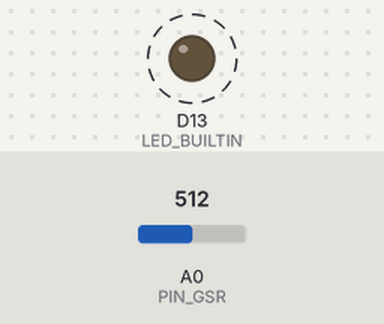
The sketch below on a simulated Arduino Zero (SAMD21). Parts: output pins drawn as LEDs (lit = HIGH). Dashed ring = blinking. The inputs (shaded band) are chosen by the test bench; at power-on: A0 (PIN_GSR) = 512 (analog values on the 0–1023 scale). What the sketch prints to the serial monitor is not drawn.

Above: at 0.5 s.
Timing chart, 0 to 4.6 s (numbered marks = the images above):
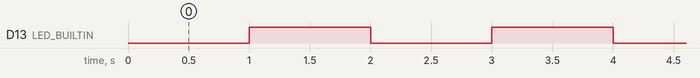

Measured:
- by itself, D13 (LED_BUILTIN): alternates HIGH for 1.0 s and LOW for 1.0 s

The sketch:

gsr_reader.ino
```cpp
const int PIN_GSR = A0;
const unsigned long SAMPLE_INTERVAL_MS = 100;
const unsigned long BLINK_INTERVAL_MS = 1000;

unsigned long lastSampleAt = 0;
unsigned long lastBlinkAt = 0;
bool ledState = false;

void setup() {
  pinMode(LED_BUILTIN, OUTPUT);

  Serial.begin(115200);
  unsigned long waitStart = millis();
  while (!Serial && millis() - waitStart < 3000) { ; }

  analogReadResolution(12);
  pinMode(PIN_GSR, INPUT);

}

void loop() {
  unsigned long now = millis();

  if (now - lastBlinkAt >= BLINK_INTERVAL_MS) {
    lastBlinkAt = now;
    ledState = !ledState;
    digitalWrite(LED_BUILTIN, ledState ? HIGH : LOW);
  }

  if (now - lastSampleAt < SAMPLE_INTERVAL_MS) {
    return;
  }
  lastSampleAt = now;

  int raw12 = analogRead(PIN_GSR);
  int conv10 = map(raw12, 0, 4095, 0, 1023);

  Serial.print("Mentah (12-bit): ");
  Serial.print(raw12);
  Serial.print(" | Hasil Konversi (10-bit): ");
  Serial.println(conv10);
}
```
